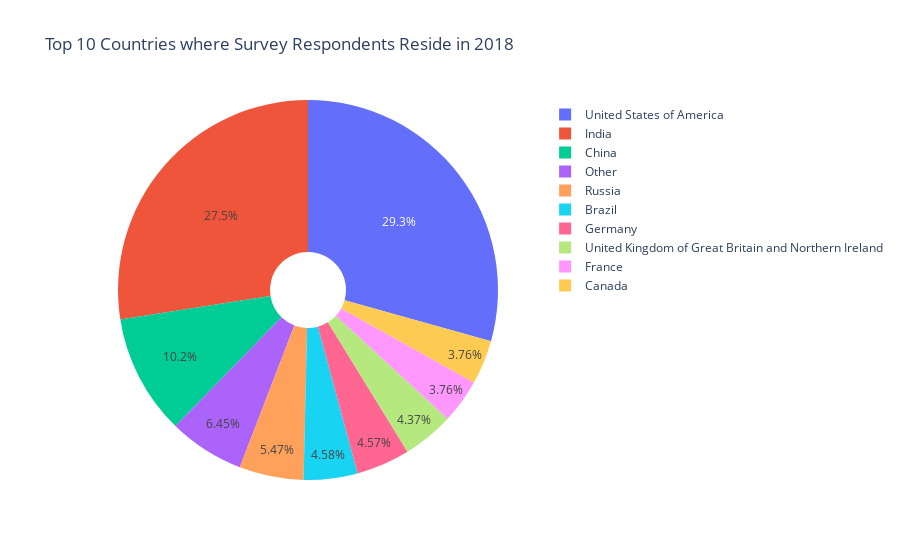

The code cell stored with this chart in its notebook:
### Code cell
import plotly.graph_objects as go

top_n = 10
labels = df_test['Q3'].unique()[:top_n]
values = df_test['count'][:top_n]

fig = go.Figure(data =[go.Pie(labels = labels, values = values, hole = 0.2)])
fig.update_layout(title_text = 'Top {} Countries where Survey Respondents Reside in 2018'.format(top_n))
fig.show()

#use to create 2019 and 2017 pie chart
#fig.add_trace(go.Pie(labels=labels, values=[38, 27, 18, 10, 7], name='Starry Night',
             #        marker_colors=night_colors), 1, 1)

### Figure 1 — Plotly figure (JSON) as saved in the notebook; plotly's stock layout.template omitted (floating-point values rounded to 4 significant figures)
{"data": [{"hole": 0.2, "labels": ["United States of America", "India", "China", "Other", "Russia", "Brazil", "Germany", "United Kingdom of Great Britain and Northern Ireland", "France", "Canada"], "type": "pie", "values": [4716, 4417, 1644, 1036, 879, 736, 734, 702, 604, 604]}], "layout": {"title": {"text": "Top 10 Countries where Survey Respondents Reside in 2018"}}}
